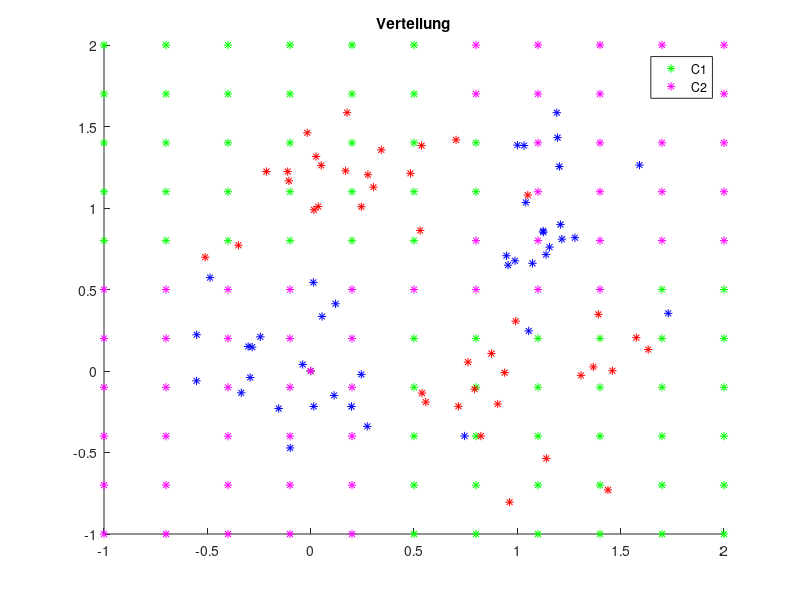

Here is the MATLAB script that generated this plot:
#! /usr/bin/octave -qf

global mu = [0, 1; 1, 0; 0, 0; 1, 1];
global sigma = sqrt(0.1);
global nSampPerClass = 40;

# Generate samples
function _samples = generateSamples()
	global mu;
	global sigma;
	global nSampPerClass;

	_samples = [];
	samplesC1X = [];
	samplesC1Y = [];
	samplesC2X = [];
	samplesC2Y = [];

	subC1 = [[], []; [], []];
	subC2 = [[], []; [], []];
	for p = 1:2
		for d = 1:2
			myMu = mu(p, d);
			for s = 1:nSampPerClass
				subC1(p, d, s) = myMu + sigma*randn;
			endfor
		endfor
	endfor
	for p = 1:2
		for d = 1:2
			myMu = mu(2+p, d);
			for s = 1:nSampPerClass
				subC2(p, d, s) = myMu + sigma*randn;
			endfor
		endfor
	endfor

	for s = 1:nSampPerClass
		ci = 1 + mod(s, 2);
		x = subC1(ci, 1, s);
		y = subC1(ci, 2, s);
		samplesC1X(end+1) = x;
		samplesC1Y(end+1) = y;
	endfor

	for s = 1:nSampPerClass
		ci = 1 + mod(s, 2);
		x = subC2(ci, 1, s);
		y = subC2(ci, 2, s);
		samplesC2X(end+1) = x;
		samplesC2Y(end+1) = y;
	endfor

	_samples = [samplesC1Y; samplesC1X; samplesC2Y; samplesC2X];
endfunction


# measure distance between two data points
function _distance = distance(p1, p2)
	_distance = norm(p1-p2);
endfunction

# convenience function to access a datapoint
function _point = get_point(DATA, index)
	n = length(DATA);
	_point = [DATA(index); DATA(index + n)];
endfunction



# 9.1 k Nearest Neighbors

function _knn = knn(dataTrainingC, point, k)
	distances = [];
	n = length(dataTrainingC);
	for i = 1:n # iterate over all training points
		x = [dataTrainingC(i, 1), dataTrainingC(i, 2)]; # training data point
		t = dataTrainingC(i, 3); # label
		# add distance and target of current point
		distances = [distances; distance(point, x), t];
	endfor
	distances = sortrows(distances); # sort rows (by first column -> sort by distance ascending)
	distances(k+1:end,:)=[]; # delete everything except the first k rows
	s = sum(distances, 1); # sum along the cols
	s(:,1) = []; # keep only the label sum
	_knn = round(s / k);
endfunction


# 9.2 Parzen Windows

function _pn = pn(dataTrainingC, point, parzenSigma)
	classesWeighted = [0, 0];
	n = length(dataTrainingC);
	for i = 1:n # iterate over all training points
		x = [dataTrainingC(i, 1), dataTrainingC(i, 2)]; # training data point
		t = dataTrainingC(i, 3); # label
		# add distance and target of current point
		classesWeighted(t) += 1 / sqrt(2*pi*parzenSigma^2) * exp(-distance(point, x)^2 / (2*parzenSigma^2));
	endfor
	if classesWeighted(1) > classesWeighted(2)
		_pn = 1;
	else
		_pn = 2;
	endif
endfunction



# 9.3 RBF Network

function _phi = phi(x, t, sigma)
	_phi = exp(-1 * (x - t)^2 / 2 * sigma^2);
endfunction

# calculate the k centroids
function _centroids = kmeans(dataTrainingC, k, DATA)
	n = length(dataTrainingC);
	# pick random data points as initial centroids
	t = [];
	for i = 1:k
		index = unidrnd(n);
		t = [t, get_point(dataTrainingC, index)];
	endfor
	# update cenroids
	for i = 1:(10 * n)
		index = unidrnd(n);
		# choose data point
		x = get_point(dataTrainingC, index);

		# determine closest centroid
		distances = [];
		for j = 1:length(t)
			distances = [distances; distance(x, t(:,j)), j];
		endfor
		distances = sortrows(distances);
		jnearest = distances(1,2);
		nearest = t(:,jnearest);

		# update centroid
		nearest = nearest + (1 / n) * (x - nearest);
		t(:,jnearest) = nearest;
	endfor
	_centroids = t;
endfunction


function plotClsDist(dataTrainingP, testC1, testC2)
	global mySamples;

	hold on
	plot(testC1'(1,:), testC1'(2,:), 'g*');
	plot(testC2'(1,:)', testC2'(2,:), 'm*');

	plot(dataTrainingP(1,:), dataTrainingP(2,:), 'r*');
	plot(dataTrainingP(3,:), dataTrainingP(4,:), 'b*');
	hold off
	title("Verteilung")
	legend(["C1"; "C2"]);
	print("initial.png", "-dpng")
endfunction


function _classifiedGrid = classifyGrid(dataTrainingC)
	global k;
	global stepSize;

	_classifiedGrid = [];

	steps = -1 : stepSize : 2;
	for x = steps
		for y = steps
			tdi = length(_classifiedGrid) + 1;
			_classifiedGrid(tdi, 1) = x;
			_classifiedGrid(tdi, 2) = y;
			_classifiedGrid(tdi, 3) = knn(dataTrainingC, [x, y], k);
		endfor
	endfor
endfunction



function _testClassData = separateTestDataIntoClasses(classifiedGrid, wantedClass)
	_testClassData = [];
	for tdi = 1:length(classifiedGrid)
		if classifiedGrid(tdi, 3) == wantedClass
			newInd = length(_testClassData) + 1;
			_testClassData(newInd, 1) = classifiedGrid(tdi, 1);
			_testClassData(newInd, 2) = classifiedGrid(tdi, 2);
			_testClassData(newInd, 3) = classifiedGrid(tdi, 3);
		end
	endfor
endfunction



dataTrainingP = generateSamples();

dataTrainingC = [
	dataTrainingP(1,:)' dataTrainingP(2,:)' 1 * ones(nSampPerClass, 1), zeros(nSampPerClass, 1);
	dataTrainingP(3,:)' dataTrainingP(4,:)' 2 * ones(nSampPerClass, 1), zeros(nSampPerClass, 1)];

global k = 5;
global stepSize = 0.3;

classifiedGrid = classifyGrid(dataTrainingC);
testClassData1 = separateTestDataIntoClasses(classifiedGrid, 1);
testClassData2 = separateTestDataIntoClasses(classifiedGrid, 2);

plotClsDist(dataTrainingP, testClassData1, testClassData2);
